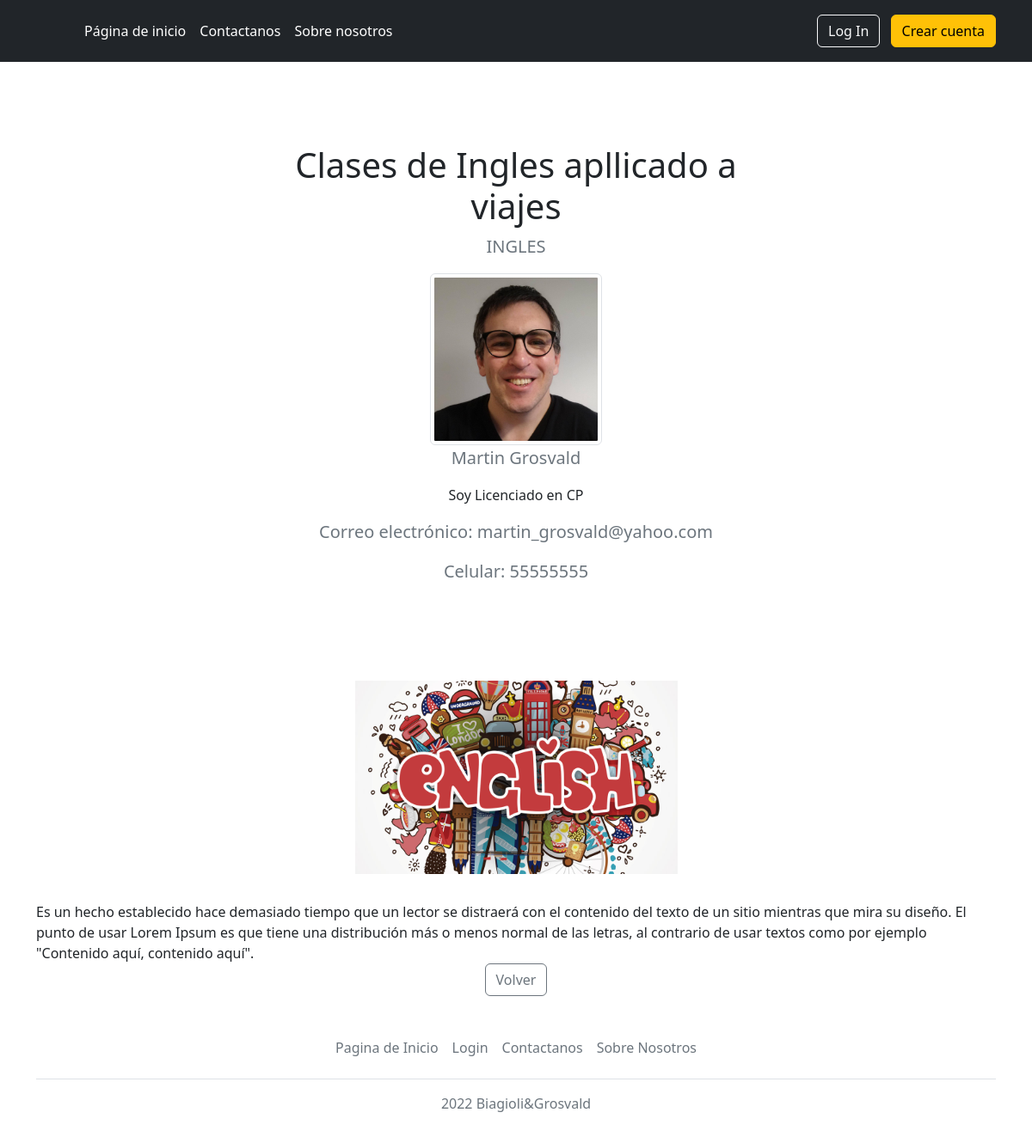
Page /anuncio/4/ (signed in) on the committed database.
### App/models.py (models this page shows, shortened)
class Anuncio(models.Model):
    titulo = models.CharField(max_length=100)
    materia = models.CharField(max_length=180)
    autor = models.ForeignKey(User, models.SET_NULL, blank=True, null=True)
    imagen = models.ImageField(upload_to="App\static", null=True, blank=True)
    descripcion_clase = RichTextField()
    date_created = models.DateTimeField(default=timezone.now)
    date_updated = models.DateTimeField(default=timezone.now)

class Usuario(models.Model):
    user = models.OneToOneField(User, on_delete=models.CASCADE)
    avatar = models.ImageField(upload_to="avatars", null=True, blank=True)
    celular = models.IntegerField(null=True, blank=True)
    descripcion_docente = RichTextField()
    provincia = models.CharField(max_length=20)
    pais = models.CharField(max_length=20)
    date_created = models.DateTimeField(default=timezone.now)
    date_updated = models.DateTimeField(default=timezone.now)

### App/views.py (the view)
# urls.py: path('anuncio/<pk>/', AnuncioDetailView.as_view(), name='anuncio-detalle'), #ver el detalle de los anuncios
class AnuncioDetailView(DetailView):
    model = Anuncio
    template_name = "App/anuncio_detalle.html"
    context_object_name = "anuncio"
    def get_context_data(self, **kwargs):
        context = super().get_context_data(**kwargs)
        context['usuario'] = Usuario.objects.all()
        return context

### App/templates/App/anuncio_detalle.html
{% extends "App/base.html" %}
{% block main %}
{% load static %}
  <section class="py-5 text-center container">
    <div class="row py-lg-5">
      <div class="col-lg-6 col-md-8 mx-auto">
        <h1 class="fw-light">{{anuncio.titulo}}</h1>
        <p class="lead text-muted">{{anuncio.materia}}</p>
        <img class="img-thumbnail rounded" src="{{ user.usuario.avatar.url }}" width="200" height="200">
        <p class="lead text-muted">{{user.first_name}} {{user.last_name}}</p>
        <p class="lead text-muted">{{user.usuario.descripcion_docente | safe}}</p>
        <p class="lead text-muted">Correo electrónico: {{user.email}}</p>
        <p class="lead text-muted">Celular: {{user.usuario.celular}}</p>
      </div>
    </div>
  </section>
  <main class="flex-shrink-0">
    <div class="container">
      <div style="text-align:center;">
        <img height="225" src="{{anuncio.imagen.url}}" />
      </div>
      <div style="padding-top: 2em;">
        {% autoescape off %}
       {{anuncio.descripcion_clase | safe }}
       {% endautoescape %}
      </div>
    </div>
  </main>
  <p align="center">
    <a class="btn btn-outline-secondary" href="/" role="button">Volver</a>
  </p>
{% endblock %}

### rows in the picture
Anuncio: titulo "Clases de Ingles apllicado a viajes", materia "INGLES", imagen (picture), descripcion_clase "Es un hecho establecido hace demasiado tiempo que un lector se distraerá con el contenido del texto de un sitio mientras que mira su diseño. El punto de usar Lorem Ipsum es que tiene una distribución más o menos normal de las letras, al contrario de usar textos como por ejemplo \"Contenido aquí, contenido aquí\"."

### other values in the picture
{{ user.first_name }} "Martin"
{{ user.last_name }} "Grosvald"
{{ user.usuario.descripcion_docente | safe }} "Soy Licenciado en CP"
{{ user.email }} "martin_grosvald@yahoo.com"
{{ user.usuario.celular }} "55555555"
